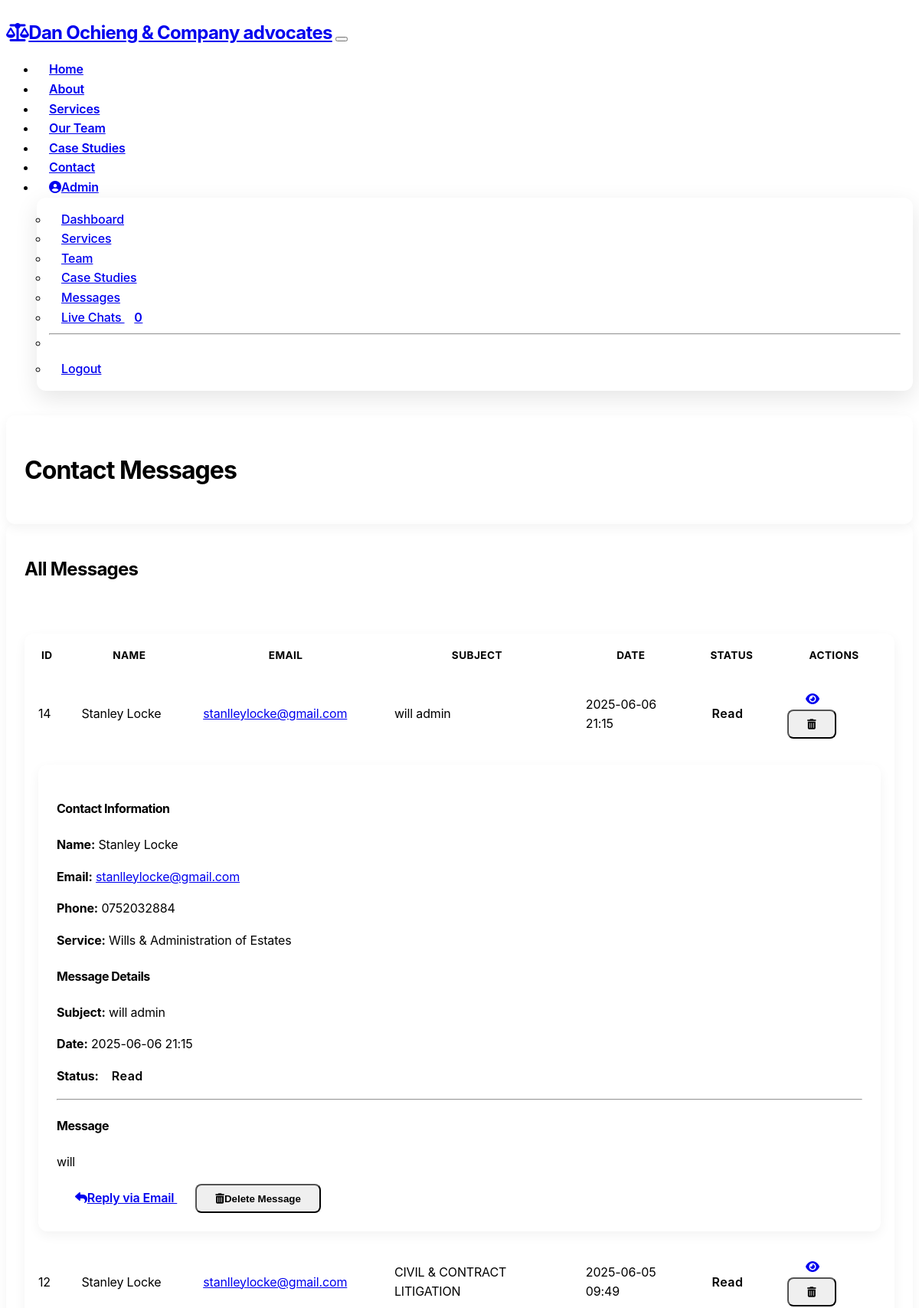
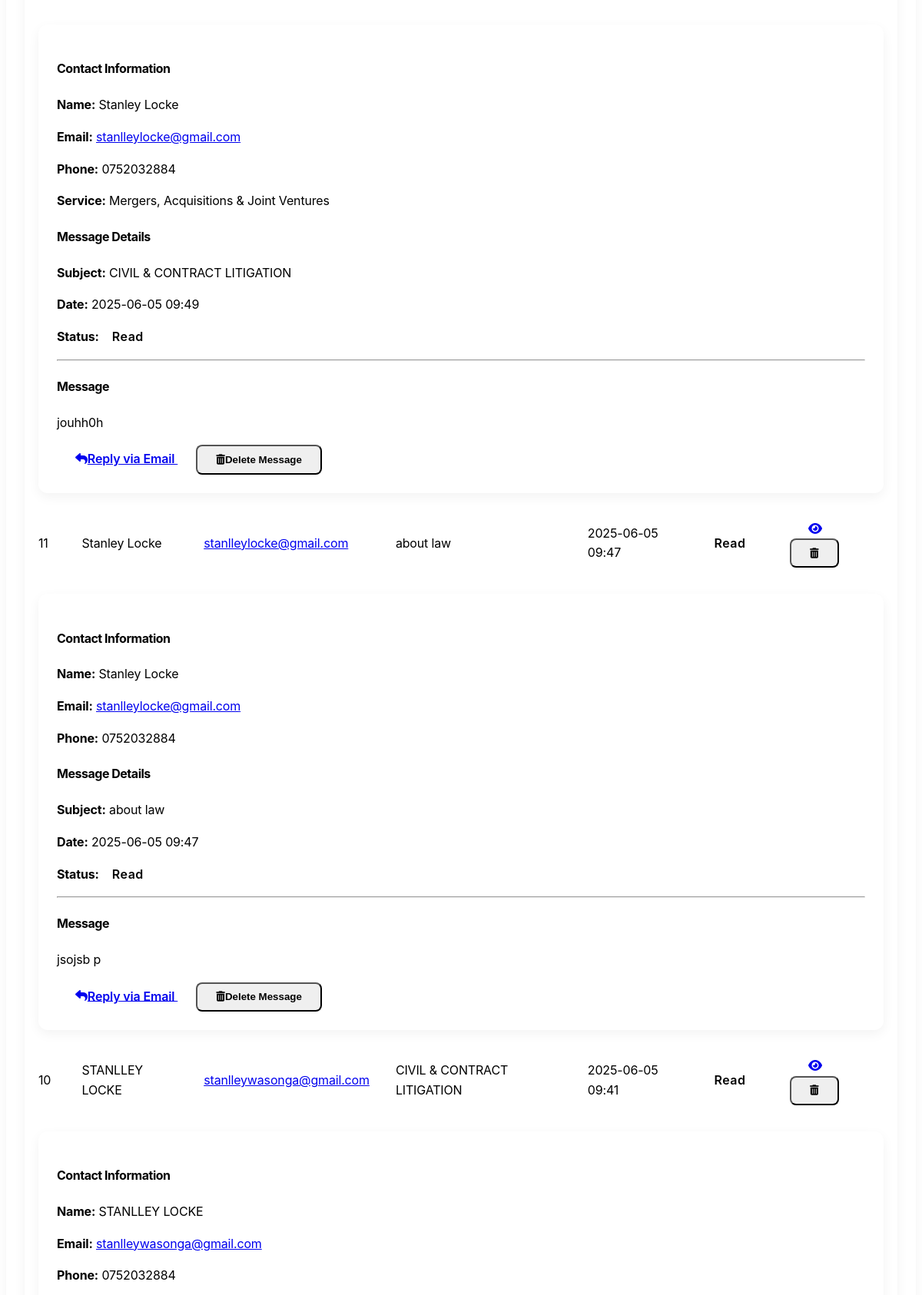
/admin/messages (signed in, upper part), run on the app's committed database (2 pictures, top to bottom).
### models.py (models this page shows, shortened)
class ContactMessage(db.Model):
    id = db.Column(db.Integer, primary_key=True)
    name = db.Column(db.String(100), nullable=False)
    email = db.Column(db.String(120), nullable=False)
    phone = db.Column(db.String(30))
    subject = db.Column(db.String(200))
    message = db.Column(db.Text, nullable=False)
    service_id = db.Column(db.Integer, db.ForeignKey('service.id'), nullable=True)
    service = db.relationship('Service', backref=db.backref('contact_messages', lazy=True))
    is_read = db.Column(db.Boolean, default=False)
    created_at = db.Column(db.DateTime, default=datetime.utcnow)

class Service(db.Model):
    id = db.Column(db.Integer, primary_key=True)
    title = db.Column(db.String(120), nullable=False)
    slug = db.Column(db.String(150), unique=True, nullable=False)
    description = db.Column(db.Text, nullable=False)
    icon = db.Column(db.String(50))  # Font awesome icon name
    display_order = db.Column(db.Integer, default=0)
    is_active = db.Column(db.Boolean, default=True)
    created_at = db.Column(db.DateTime, default=datetime.utcnow)
    updated_at = db.Column(db.DateTime, default=datetime.utcnow, onupdate=datetime.utcnow)

### routes/admin_routes.py (the view)
    @login_required
    def decorated_function(*args, **kwargs):
        if not current_user.is_admin:
            flash('You need administrator privileges to access this page.', 'danger')
            return redirect(url_for('main.index'))
        return f(*args, **kwargs)

### routes/admin_routes.py (called while the page is built)
def admin_required(f):
    @login_required
    def decorated_function(*args, **kwargs):
        if not current_user.is_admin:
            flash('You need administrator privileges to access this page.', 'danger')
            return redirect(url_for('main.index'))
        return f(*args, **kwargs)
    decorated_function.__name__ = f.__name__
    return decorated_function

@admin_bp.route('/messages')
@admin_required
def messages():
    messages = ContactMessage.query.order_by(desc(ContactMessage.created_at)).all()
    unread_messages_count = ContactMessage.query.filter_by(is_read=False).count()
    return render_template('admin/messages.html',
                         title='Contact Messages',
                         messages=messages,
                         unread_messages_count=unread_messages_count)

### templates/admin/messages.html (shortened to what this page needs)
{% extends "layout.html" %}
{% block content %}
<div class="container-fluid py-4">
    <div class="row mb-4">
        <div class="col-md-12">
            <div class="card">
                <div class="card-body d-flex justify-content-between align-items-center">
                    <h1 class="h3 mb-0">
                        Contact Messages
                    </h1>
                </div>
            </div>
        </div>
    </div>
    <div class="row">
        <div class="col-md-12">
            <div class="card">
                <div class="card-header">
                    <h2 class="h5 mb-0">All Messages</h2>
                </div>
                <div class="card-body p-0">
                    <div class="table-responsive">
                        <table class="table table-hover admin-table mb-0">
                            <thead>
                                <tr>
                                    <th width="5%">ID</th>
                                    <th width="15%">Name</th>
                                    <th width="15%">Email</th>
                                    <th width="25%">Subject</th>
                                    <th width="15%">Date</th>
                                    <th width="10%">Status</th>
                                    <th width="15%">Actions</th>
                                </tr>
                            </thead>
                            <tbody>
                                {% if messages %}
                                    {% for message in messages %}
                                    <tr class="message-row {% if not message.is_read %}table-warning{% endif %}" data-message-id="{{ message.id }}">
                                        <td>{{ message.id }}</td>
                                        <td>{{ message.name }}</td>
                                        <td><a href="mailto:{{ message.email }}">{{ message.email }}</a></td>
                                        <td>{{ message.subject|truncate(30) }}</td>
                                        <td>{{ message.created_at.strftime('%Y-%m-%d %H:%M') }}</td>
                                        <td>
                                            {% if message.is_read %}
                                            <span class="badge bg-success">Read</span>
                                            {% else %}
                                            <span class="badge bg-warning text-dark">Unread</span>
                                            {% endif %}
                                        </td>
                                        <td>
                                            <a href="{{ url_for('admin.view_message', id=message.id) }}"
                                               class="btn btn-sm btn-outline-primary" title="View">
                                                <i class="fas fa-eye"></i>
                                            </a>
                                            <button type="button" class="btn btn-sm btn-outline-danger"
                                                    title="Delete"
                                                    onclick="confirmDelete('delete-message-{{ message.id }}', 'message')">
                                                <i class="fas fa-trash-alt"></i>
                                            </button>
                                        </td>
                                    </tr>
                                    <tr class="message-details d-none"
                                        id="message-details-{{ message.id }}">
                                        <td colspan="7">
                                            <div class="card mb-3">
                                                <div class="card-body">
                                                    <div class="row">
                                                        <div class="col-md-6">
                                                            <h4 class="h6">Contact Information</h4>
                                                            <p><strong>Name:</strong> {{ message.name }}</p>
                                                            <p><strong>Email:</strong>
                                                                <a href="mailto:{{ message.email }}">{{ message.email }}</a>
                                                            </p>
                                                            {% if message.phone %}
                                                            <p><strong>Phone:</strong> {{ message.phone }}</p>
                                                            {% endif %}
                                                            {% if message.service %}
                                                            <p><strong>Service:</strong> {{ message.service.title }}</p>
                                                            {% endif %}
                                                        </div>
                                                        <div class="col-md-6">
                                                            <h4 class="h6">Message Details</h4>
                                                            <p><strong>Subject:</strong> {{ message.subject }}</p>
                                                            <p><strong>Date:</strong>
                                                                {{ message.created_at.strftime('%Y-%m-%d %H:%M') }}
                                                            </p>
                                                            <p><strong>Status:</strong>
                                                                {% if message.is_read %}
                                                                <span class="badge bg-success">Read</span>
                                                                {% else %}
                                                                <span class="badge bg-warning text-dark">Unread</span>
                                                                {% endif %}
                                                            </p>
                                                        </div>
                                                    </div>
                                                    <hr>
                                                    <div class="row">
                                                        <div class="col-12">
                                                            <h4 class="h6">Message</h4>
                                                            <p>{{ message.message|replace('\n', '<br>')|safe }}</p>
                                                        </div>
                                                    </div>
                                                    <div class="row mt-3">
                                                        <div class="col-12">
                                                            <div class="d-flex justify-content-between">
                                                                <a href="mailto:{{ message.email }}"
                                                                   class="btn btn-primary">
                                                                    <i class="fas fa-reply me-2"></i>Reply via Email
                                                                </a>
                                                                <button type="button" class="btn btn-outline-danger"
                                                                        onclick="confirmDelete('delete-message-{{ message.id }}', 'message')">
                                                                    <i class="fas fa-trash-alt me-2"></i>Delete Message
                                                                </button>
                                                            </div>
                                                        </div>
                                                    </div>
                                                </div>
                                            </div>
                                        </td>
                                    </tr>
                                    {% endfor %}
                                {% else %}
                                <tr>
                                    <td colspan="7" class="text-center">No messages found.</td>
                                </tr>
                                {% endif %}
                            </tbody>
                        </table>
                    </div>
                </div>
            </div>
        </div>
    </div>
</div>
{% endblock %}

### static/css/custom.css (style rules this page uses)
body { font-family: 'Inter', 'Roboto', sans-serif; letter-spacing: -0.01em; line-height: 1.6; overflow-x: hidden; }
h1, h2, h3, h4, h5, h6 { font-weight: 700; letter-spacing: -0.03em; }
.btn { border-radius: 8px; padding: 0.6rem 1.5rem; font-weight: 600; transition: all 0.3s ease; }
.card { border: none; border-radius: 12px; box-shadow: 0 5px 15px rgba(0, 0, 0, 0.05); overflow: hidden; transition: all 0.3s ease-in-out; }
.card-header { border-bottom: none; padding: 1.25rem 1.5rem; }
.card-body { padding: 1.5rem; }
.admin-table { border-radius: 12px; overflow: hidden; box-shadow: 0 5px 15px rgba(0, 0, 0, 0.05); }
.admin-table th { border-top: none; font-weight: 700; text-transform: uppercase; font-size: 0.85rem; letter-spacing: 0.03em; padding: 1rem; background-color: rgba(var(--bs-dark-rgb), 0.03); }
.admin-table td { padding: 1rem; vertical-align: middle; }
.admin-table tbody tr { transition: all 0.2s ease; }
.badge { padding: 0.5em 0.8em; font-weight: 600; letter-spacing: 0.03em; border-radius: 6px; }

### data on the page
ContactMessage: id "14", name "Stanley Locke", email "stanlleylocke@gmail.com", subject "will admin", created_at "2025-06-06 21:15", is_read "Read", phone "0752032884", service "Wills & Administration of Estates", message "will"
ContactMessage: id "12", name "Stanley Locke", email "stanlleylocke@gmail.com", subject "CIVIL & CONTRACT LITIGATION", created_at "2025-06-05 09:49", is_read "Read", phone "0752032884", service "Mergers, Acquisitions & Joint Ventures", message "jouhh0h"
ContactMessage: id "11", name "Stanley Locke", email "stanlleylocke@gmail.com", subject "about law", created_at "2025-06-05 09:47", is_read "Read", phone "0752032884", message "jsojsb p"
ContactMessage: id "10", name "STANLLEY LOCKE", email "stanlleywasonga@gmail.com", subject "CIVIL & CONTRACT LITIGATION", created_at "2025-06-05 09:41", is_read "Read", phone "0752032884"
